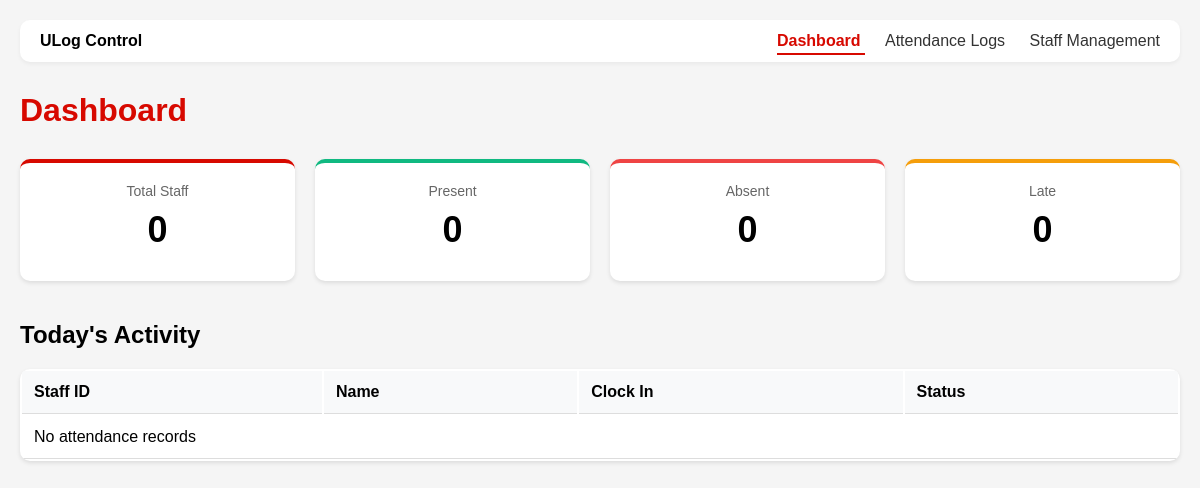
The page /control/ on the database as committed earlier.
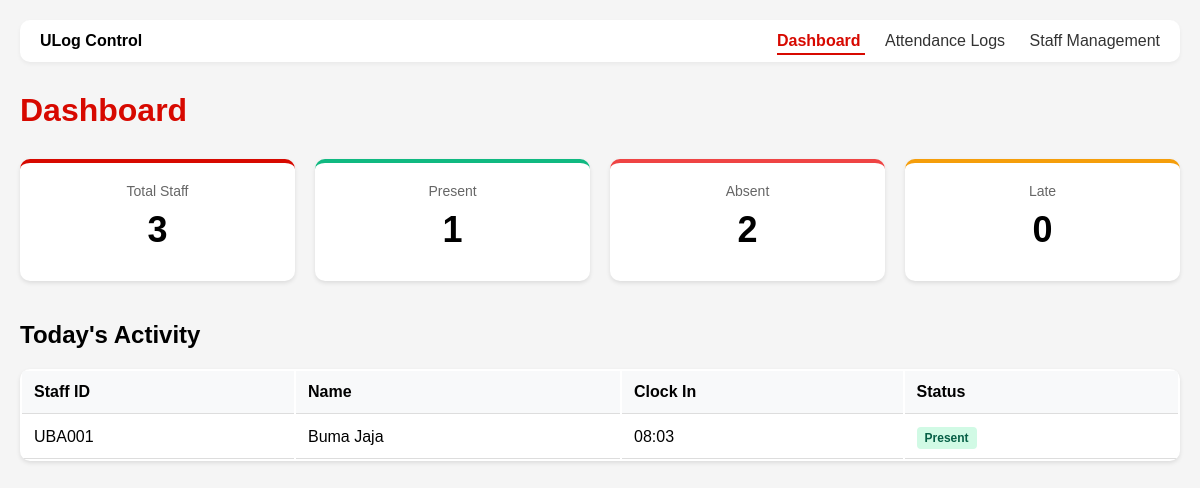
The same page on the database as committed later.
### apps/core/models.py (models this page shows, shortened)
class Attendance(models.Model):
    STATUS_CHOICES = [
        ("present", "Present"),
        ("late", "Late"),
        ("absent", "Absent"),
    ]
    staff = models.ForeignKey(Staff, on_delete=models.CASCADE)
    date = models.DateField(default=timezone.now)
    clock_in = models.DateTimeField(null=True, blank=True)
    clock_out = models.DateTimeField(null=True, blank=True)
    status = models.CharField(
        max_length=10,
        choices=STATUS_CHOICES,
        default="absent"
    )
    class Meta:
        ordering = ['-date']

class Staff(models.Model):
    DEPARTMENT_CHOICES = [
        ("operations", "Operations"),
        ("it", "IT"),
        ("hr", "HR"),
        ("finance", "Finance"),
        ("retail", "Retail Banking"),
    ]
    staff_id = models.CharField(
        max_length=10,
        unique=True,
        validators=[
            RegexValidator(
                regex=r'^UBA\d{3}$',
                message="Staff ID must be like UBA001"
            )
        ]
    )
    full_name = models.CharField(max_length=100)
    email = models.EmailField(unique=True)
    department = models.CharField(
        max_length=50,
        choices=DEPARTMENT_CHOICES,
        default="operations"
    )
    is_active = models.BooleanField(default=True)

### apps/dashboard/views.py (the view)
# urls.py: path("", dashboard, name="dashboard"),
def dashboard(request):
    today = timezone.now().date()
    total_staff = Staff.objects.filter(is_active=True).count()
    today_records = Attendance.objects.filter(date=today)
    present = today_records.filter(status="present").count()
    late = today_records.filter(status="late").count()
    absent = total_staff - (present + late)
    context = {
        "total": total_staff,
        "present": present,
        "late": late,
        "absent": absent,
        "today_records": today_records,
        "today": today,
        "active_page": "dashboard",
    }
    return render(request, "dashboard/home.html", context)

### templates/dashboard/home.html (shortened to what this page needs)
{% extends "base.html" %}
{% block content %}
<h1>Dashboard</h1>
<div class="stats-grid">
  <div class="stat-card total">
    <div class="stat-label">Total Staff</div>
    <div class="stat-number">{{ total }}</div>
  </div>
  <div class="stat-card present">
    <div class="stat-label">Present</div>
    <div class="stat-number">{{ present }}</div>
  </div>
  <div class="stat-card absent">
    <div class="stat-label">Absent</div>
    <div class="stat-number">{{ absent }}</div>
  </div>
  <div class="stat-card late">
    <div class="stat-label">Late</div>
    <div class="stat-number">{{ late }}</div>
  </div>
</div>
<h2>Today's Activity</h2>
<table>
  <thead>
    <tr>
      <th>Staff ID</th>
      <th>Name</th>
      <th>Clock In</th>
      <th>Status</th>
    </tr>
  </thead>
  <tbody>
    {% for record in today_records %}
    <tr>
      <td>{{ record.staff.staff_id }}</td>
      <td>{{ record.staff.full_name }}</td>
      <td>{{ record.clock_in|time:"H:i"|default:"--" }}</td>
      <td>
        <span class="status-badge status-{{ record.status }}">
          {{ record.get_status_display }}
        </span>
      </td>
    </tr>
    {% empty %}
    <tr>
      <td colspan="4">No attendance records</td>
    </tr>
    {% endfor %}
  </tbody>
</table>
{% endblock %}

### templates/base.html (shortened to what this page needs)
{% load static %}
<!doctype html>
<html>
  <head>
    <link rel="stylesheet" href="{% static 'css/dashboard.css' %}" />
  </head>
  <body>
    {% include "partials/_nav.html" %}
    <div class="container">{% block content %} {% endblock %}</div>
  </body>
</html>

### templates/partials/_nav.html
<nav class="navbar">
  <div class="nav-left">
    <strong>ULog Control</strong>
  </div>
  <div class="nav-links">
    <a
      href="/control/"
      class="{% if active_page == 'dashboard' %}active{% endif %}"
    >
      Dashboard
    </a>
    <a href="#" class="{% if active_page == 'logs' %}active{% endif %}">
      Attendance Logs
    </a>
    <a href="#" class="{% if active_page == 'staff' %}active{% endif %}">
      Staff Management
    </a>
  </div>
</nav>

### static/css/dashboard.css (style rules this page uses)
body { font-family: Arial, sans-serif; margin: 0; padding: 20px; background: #f5f5f5; }
.container { max-width: 1200px; margin: 0 auto; }
h1 { color: #d70900; margin-bottom: 30px; }
.stats-grid { display: grid; grid-template-columns: repeat(4, 1fr); gap: 20px; margin-bottom: 40px; }
.stat-card { background: white; padding: 20px; border-radius: 10px; box-shadow: 0 2px 4px rgba(0, 0, 0, 0.1); text-align: center; }
.stat-number { font-size: 36px; font-weight: bold; margin: 10px 0; }
.stat-label { color: #666; font-size: 14px; }
.present { border-top: 4px solid #10b981; }
.absent { border-top: 4px solid #ef4444; }
.late { border-top: 4px solid #f59e0b; }
.total { border-top: 4px solid #d70900; }
table { width: 100%; background: white; border-radius: 10px; overflow: hidden; box-shadow: 0 2px 4px rgba(0, 0, 0, 0.1); }
th, td { padding: 12px; text-align: left; border-bottom: 1px solid #ddd; }
th { background: #f8f9fa; font-weight: bold; }
.status-badge { padding: 4px 8px; border-radius: 4px; font-size: 12px; font-weight: bold; }
.status-present { background: #d1fae5; color: #065f46; }
.navbar { display: flex; justify-content: space-between; align-items: center; background: white; padding: 12px 20px; margin-bottom: 30px; border-radius: 10px; box-shadow: 0 2px 4px rgba(0, 0, 0, 0.05); }
.nav-links a { margin-left: 20px; text-decoration: none; color: #333; font-weight: 500; }
.nav-links a.active { color: #d70900; font-weight: bold; border-bottom: 2px solid #d70900; padding-bottom: 4px; }

Rows that differ between the two databases and show on the page:
added Attendance: staff.staff_id "UBA001", staff.full_name "Buma Jaja", clock_in "08:03", status "Present"
Other text that changed with them:
{{ total }}: "0" → "3"
{{ present }}: "0" → "1"
{{ absent }}: "0" → "2"
text no longer shown: "No attendance records"
